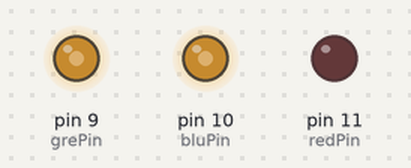
Simulated run of this sketch. Board: Arduino Uno, built with avr-gcc and run on an emulated ATmega328P. On the bench: output pins drawn as LEDs (lit = HIGH).

Above: at 0.05 s.
At 1.2 s:
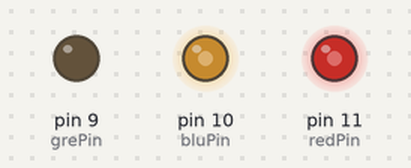
At 2.4 s:
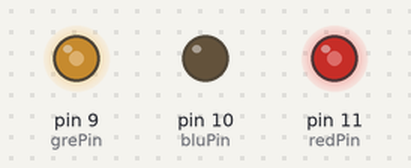
At 4.75 s:
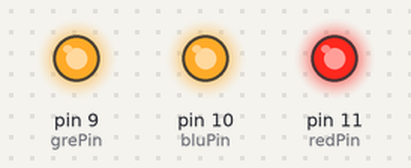
Timing chart, 0 to 6.2 s (numbered marks = the images above):
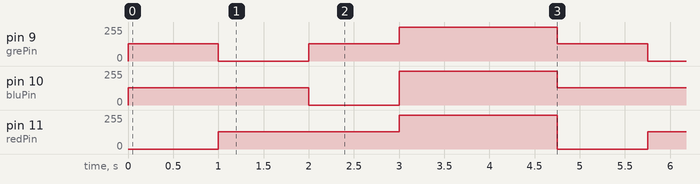

Measured:
- by itself, pin 9 (grePin): repeats every 4.8 s: 0/255 1.0 s, 128/255 1.0 s, 255/255 1.8 s, 128/255 1.0 s
- by itself, pin 10 (bluPin): repeats every 4.8 s: 0/255 1.0 s, 255/255 1.8 s, 128/255 2.0 s
- by itself, pin 11 (redPin): repeats every 4.8 s: 255/255 1.8 s, 0/255 1.0 s, 128/255 2.0 s

The sketch:

rgb_led.ino
```cpp
int grePin = 9;
int bluPin = 10;
int redPin = 11;
int rgbTimer = 1000;
int timer = 750;

void setup ()
{
   pinMode(grePin, OUTPUT);
   pinMode(bluPin, OUTPUT);
   pinMode(redPin, OUTPUT);
}

void loop ()
{
  //cyan
  analogWrite(grePin, 128);
  analogWrite(bluPin, 128);
  analogWrite(redPin, 0);
  delay(rgbTimer);

  //magenta
  analogWrite(grePin, 0);
  analogWrite(bluPin, 128);
  analogWrite(redPin, 128);
  delay(rgbTimer);

  //yellow
  analogWrite(grePin, 128);
  analogWrite(bluPin, 0);
  analogWrite(redPin, 128);
  delay(rgbTimer);

  //white
  analogWrite(grePin, 255);
  analogWrite(bluPin, 255);
  analogWrite(redPin, 255);
  delay(rgbTimer);

  delay(timer);
}
```
